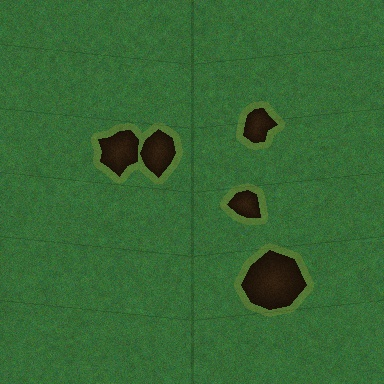
#> input picture temp_synthetic.jpg, 384 x 384 px
$ python -i local_adaptive.py   (imports and definitions only)
#> lines starting #> are read from the running program, lines starting #| are printed output that depends on the picture
"""
Local Adaptive Processing for Region-Specific Enhancement
Processes different image regions with different parameters based on local conditions
"""

import numpy as np
import cv2
from typing import Tuple, Dict, List
import logging

logger = logging.getLogger(__name__)


class LocalAdaptiveProcessor:
    """
    Grid-based adaptive processing for handling varied lighting within single image
    Common in field photos where leaves have different orientations to sun
    """

    def __init__(self, grid_size: Tuple[int, int] = (4, 4)):
        """
        Initialize local adaptive processor

        Args:
            grid_size: Grid divisions (rows, cols) for local processing
        """
        self.grid_size = grid_size
        self.blend_kernel_size = 31  # For smooth transitions between regions

    def process(self, image: np.ndarray) -> np.ndarray:
        """
        Apply local adaptive processing

        Args:
            image: Input RGB image

        Returns:
            Locally processed image with smooth transitions
        """
        h, w = image.shape[:2]
        rows, cols = self.grid_size

        # Calculate region dimensions
        region_h = h // rows
        region_w = w // cols

        # Analyze each region
        region_params = self.analyze_regions(image, region_h, region_w)

        # Process each region with appropriate parameters
        processed_regions = self.process_regions(image, region_params, region_h, region_w)

        # Blend regions smoothly
        result = self.blend_regions(processed_regions, region_h, region_w)

        return result

    def analyze_regions(self, image: np.ndarray,
                        region_h: int, region_w: int) -> List[List[Dict]]:
        """
        Analyze each grid region to determine optimal parameters

        Args:
            image: Input image
            region_h: Height of each region
            region_w: Width of each region

        Returns:
            Grid of parameters for each region
        """
        rows, cols = self.grid_size
        region_params = []

        for r in range(rows):
            row_params = []
            for c in range(cols):
                # Extract region
                y_start = r * region_h
                y_end = min((r + 1) * region_h, image.shape[0])
                x_start = c * region_w
                x_end = min((c + 1) * region_w, image.shape[1])

                region = image[y_start:y_end, x_start:x_end]

                # Analyze region characteristics
                params = self.analyze_single_region(region)
                params['bounds'] = (y_start, y_end, x_start, x_end)

                row_params.append(params)

            region_params.append(row_params)

        return region_params

    def analyze_single_region(self, region: np.ndarray) -> Dict:
        """
        Analyze a single region to determine processing parameters

        Args:
            region: Image region to analyze

        Returns:
            Dictionary of processing parameters
        """
        # Convert to grayscale for analysis
        gray = cv2.cvtColor(region, cv2.COLOR_RGB2GRAY)

        # Calculate statistics
        mean_val = np.mean(gray)
        std_val = np.std(gray)

        # Calculate histogram
        hist = cv2.calcHist([gray], [0], None, [256], [0, 256]).flatten()
        hist_norm = hist / (hist.sum() + 1e-6)

        # Determine percentiles
        cumsum = np.cumsum(hist_norm)
        p10 = np.searchsorted(cumsum, 0.10)
        p90 = np.searchsorted(cumsum, 0.90)

        # Classify region type
        if mean_val > 200:
            region_type = 'overexposed'
            gamma = 0.6
            clahe_clip = 2.0
            enhance_strength = 0.3
        elif mean_val < 50:
            region_type = 'underexposed'
            gamma = 1.8
            clahe_clip = 4.0
            enhance_strength = 0.7
        elif std_val > 60:
            region_type = 'high_contrast'
            gamma = 1.0
            clahe_clip = 3.0
            enhance_strength = 0.5
        else:
            region_type = 'normal'
            gamma = 1.0
            clahe_clip = 2.5
            enhance_strength = 0.4

        # Check for disease-like patterns (important to preserve)
        has_disease = self.detect_disease_likelihood(region)

        if has_disease:
            # Be more conservative with disease regions
            enhance_strength *= 0.7
            clahe_clip = min(clahe_clip, 3.0)

        return {
            'type': region_type,
            'mean': mean_val,
            'std': std_val,
            'gamma': gamma,
            'clahe_clip': clahe_clip,
            'enhance_strength': enhance_strength,
            'dynamic_range': p90 - p10,
            'has_disease': has_disease
        }

    def detect_disease_likelihood(self, region: np.ndarray) -> bool:
        """
        Quick check if region likely contains disease patterns

        Args:
            region: Image region

        Returns:
            True if disease patterns likely present
        """
        # Convert to HSV for color analysis
        hsv = cv2.cvtColor(region, cv2.COLOR_RGB2HSV)

        # Check for disease-indicative colors
        # Brown spots
        brown_mask = cv2.inRange(hsv, np.array([10, 50, 20]), np.array([20, 255, 150]))
        brown_ratio = np.sum(brown_mask > 0) / brown_mask.size

        # Yellow areas (chlorosis)
        yellow_mask = cv2.inRange(hsv, np.array([20, 50, 100]), np.array([30, 255, 255]))
        yellow_ratio = np.sum(yellow_mask > 0) / yellow_mask.size

        # White/gray (powdery mildew)
        white_mask = cv2.inRange(hsv, np.array([0, 0, 180]), np.array([180, 30, 255]))
        white_ratio = np.sum(white_mask > 0) / white_mask.size

        # If any disease color is significant, mark as disease region
        return (brown_ratio > 0.05) or (yellow_ratio > 0.05) or (white_ratio > 0.05)

    def process_regions(self, image: np.ndarray,
                       region_params: List[List[Dict]],
                       region_h: int, region_w: int) -> np.ndarray:
        """
        Process each region with its specific parameters

        Args:
            image: Input image
            region_params: Parameters for each region
            region_h: Height of each region
            region_w: Width of each region

        Returns:
            Processed image with per-region enhancements
        """
        result = np.zeros_like(image)

        for r, row_params in enumerate(region_params):
            for c, params in enumerate(row_params):
                # Extract region
                y_start, y_end, x_start, x_end = params['bounds']
                region = image[y_start:y_end, x_start:x_end].copy()

                # Process region based on parameters
                processed = self.process_single_region(region, params)

                # Place processed region in result
                result[y_start:y_end, x_start:x_end] = processed

        return result

    def process_single_region(self, region: np.ndarray, params: Dict) -> np.ndarray:
        """
        Process a single region with specific parameters

        Args:
            region: Image region
            params: Processing parameters

        Returns:
            Processed region
        """
        # Convert to LAB for processing
        lab = cv2.cvtColor(region, cv2.COLOR_RGB2LAB)
        l_channel = lab[:, :, 0]

        # Apply gamma correction
        if params['gamma'] != 1.0:
            l_channel = self.apply_gamma(l_channel, params['gamma'])

        # Apply CLAHE with region-specific parameters
        clahe = cv2.createCLAHE(clipLimit=params['clahe_clip'], tileGridSize=(4, 4))
        l_enhanced = clahe.apply(l_channel)

        # Blend based on enhancement strength
        l_final = (l_channel * (1 - params['enhance_strength']) +
                  l_enhanced * params['enhance_strength'])

        # Update LAB image
        lab[:, :, 0] = np.clip(l_final, 0, 255).astype(np.uint8)

        # Convert back to RGB
        result = cv2.cvtColor(lab, cv2.COLOR_LAB2RGB)

        # Additional processing for specific region types
        if params['type'] == 'overexposed':
            result = self.reduce_highlights(result)
        elif params['type'] == 'underexposed':
            result = self.boost_shadows(result)

        return result

    # [57 lines left out: functions apply_gamma, reduce_highlights, boost_shadows, not called in this run]

    def blend_regions(self, processed: np.ndarray,
                     region_h: int, region_w: int) -> np.ndarray:
        """
        Blend regions with smooth transitions to avoid visible boundaries

        Args:
            processed: Image with processed regions
            region_h: Height of each region
            region_w: Width of each region

        Returns:
            Smoothly blended result
        """
        # Create weight map for smooth blending
        h, w = processed.shape[:2]
        rows, cols = self.grid_size

        # Generate smooth transition weights
        weight_map = self.create_smooth_weight_map(h, w, region_h, region_w)

        # Apply bilateral filter for edge-aware smoothing
        # This preserves disease pattern edges while smoothing region boundaries
        result = cv2.bilateralFilter(processed, 9, 75, 75)

        # Additional smoothing at region boundaries
        for r in range(1, rows):
            y = r * region_h
            if y < h:
                # Smooth horizontal boundary
                boundary_region = result[max(0, y-10):min(h, y+10), :]
                smoothed = cv2.GaussianBlur(boundary_region, (1, 21), 0)
                result[max(0, y-10):min(h, y+10), :] = smoothed

        for c in range(1, cols):
            x = c * region_w
            if x < w:
                # Smooth vertical boundary
                boundary_region = result[:, max(0, x-10):min(w, x+10)]
                smoothed = cv2.GaussianBlur(boundary_region, (21, 1), 0)
                result[:, max(0, x-10):min(w, x+10)] = smoothed

        return result

    def create_smooth_weight_map(self, h: int, w: int,
                                 region_h: int, region_w: int) -> np.ndarray:
        """
        Create smooth weight map for blending regions

        Args:
            h, w: Image dimensions
            region_h, region_w: Region dimensions

        Returns:
            Weight map for smooth blending
        """
        weight_map = np.ones((h, w), dtype=np.float32)
        rows, cols = self.grid_size

        # Create gradients at boundaries
        for r in range(rows):
            for c in range(cols):
                y_start = r * region_h
                y_end = min((r + 1) * region_h, h)
                x_start = c * region_w
                x_end = min((c + 1) * region_w, w)

                # Create gradient weights near boundaries
                border_size = 20

                # Top border
                if r > 0 and y_start + border_size < h:
                    for i in range(border_size):
                        weight = i / border_size
                        weight_map[y_start + i, x_start:x_end] *= weight

                # Left border
                if c > 0 and x_start + border_size < w:
                    for i in range(border_size):
                        weight = i / border_size
                        weight_map[y_start:y_end, x_start + i] *= weight

        # Smooth the weight map
        weight_map = cv2.GaussianBlur(weight_map, (31, 31), 0)

        return weight_map

>>> import cv2
>>> picture = cv2.cvtColor(cv2.imread('../../temp_synthetic.jpg'), cv2.COLOR_BGR2RGB)
>>> result = LocalAdaptiveProcessor().process(picture)
#> the loop in analyze_regions, `for r in range(rows):` made 4 passes
#> pass 1, in analyze_single_region (call 2), `gray = cv2.cvtColor(region, cv2.COLOR_RGB2GRAY)`:
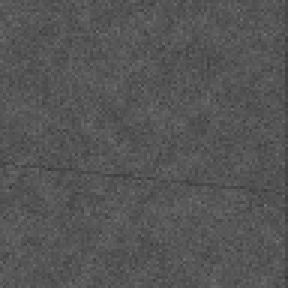
#> gray: shape (96, 96) (shown 3 times larger); min 54, max 110, mean 85.1
#> after the loop in analyze_regions, `for r in range(rows):`:
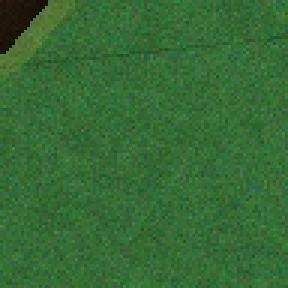
#> region: shape (96, 96, 3) (shown 3 times larger); mean R, G, B 53.8, 106.4, 52.6
#> after the loop in analyze_regions, `for r in range(rows):`: region_params = 4 items
#> the loop in process_regions, `for r, row_params in enumerate(region_params):` made 4 passes
#> pass 1, in process_single_region, `l_enhanced = clahe.apply(l_channel)`:
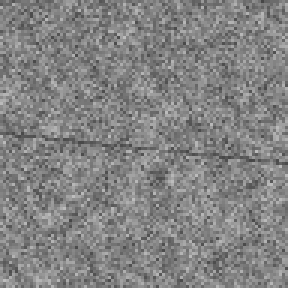
#> l_enhanced: shape (96, 96) (shown 3 times larger); min 70, max 190, mean 130.9
#> pass 1, in process_single_region, `l_final = (l_channel * (1 - params['enhance_strength']) + l_enhanced *..`:
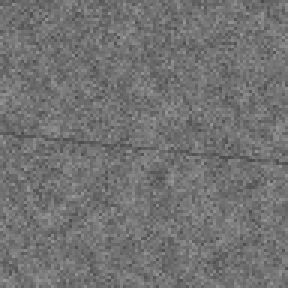
#> l_final: shape (96, 96) float64 (shown 3 times larger); min 74.2, max 155.2, mean 114.4
#> after the loop in create_smooth_weight_map, `for r in range(rows):`:
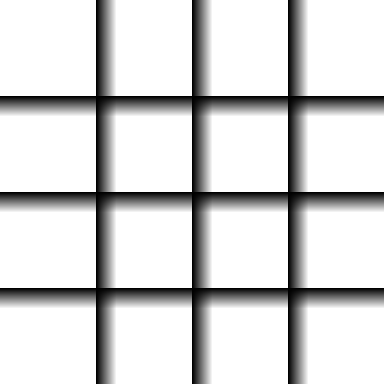
#> weight_map: shape (384, 384) float32; min 0, max 1, mean 0.843
#> after the loop in blend_regions, `for r in range(1, rows):`:
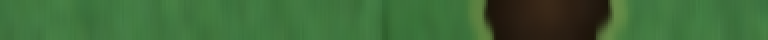
#> boundary_region: shape (20, 384, 3) (shown 2 times larger); mean R, G, B 61.4, 104.9, 55.9
#> after the loop in blend_regions, `for r in range(1, rows):`: result: shape (384, 384, 3); mean R, G, B 63.1, 113.7, 60.3
#> after the loop in blend_regions, `for c in range(1, cols):`:
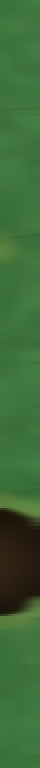
#> boundary_region: shape (384, 20, 3) (shown 2 times larger); mean R, G, B 61, 106.1, 55.9
#> after the loop in blend_regions, `for c in range(1, cols):`: result: shape (384, 384, 3); mean R, G, B 63.1, 113.7, 60.3
